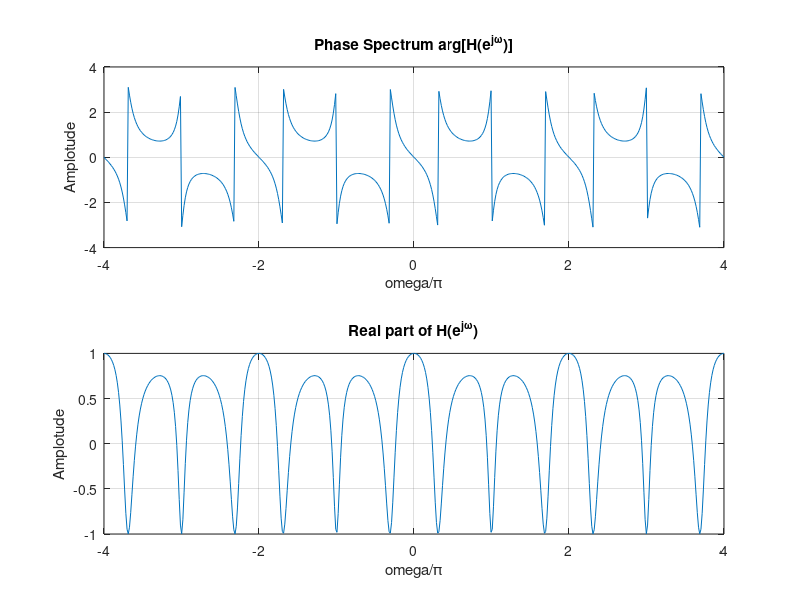

This figure's MATLAB source:
clf;
w = -4*pi:8*pi/511:4*pi;
num = [0.7 -0.5 0.3 1];
den = [1 0.3 -0.5 0.7];
h = freqz(num, den, w);

%plot the DTFT
subplot(2,1,1)
plot(w/pi,real(h));grid;
title('Real part of H(e^{j\omega})');
xlabel('omega/\pi');
ylabel('Amplotude');

subplot(2,1,2)
plot(w/pi,real(h));grid;
title('Real part of H(e^{j\omega})');
xlabel('omega/\pi');
ylabel('Amplotude');

pause

subplot(2,1,1)
plot(w/pi,abs(h));grid;
title('Magnitude Spectrum | H(e^{j\omega}) |');
xlabel('omega/\pi');
ylabel('Amplotude');

subplot(2,1,1)
plot(w/pi,angle(h));grid;
title('Phase Spectrum arg[H(e^{j\omega})]');
xlabel('omega/\pi');
ylabel('Amplotude');
